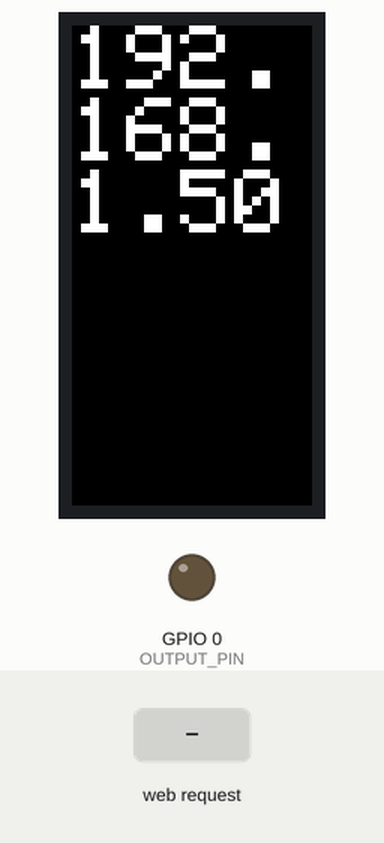
A sketch run on a simulated ESP32. On the bench: 80×160 colour display, output pins drawn as LEDs (lit = HIGH). Inputs (shaded band) come from the test bench. WiFi joins after 1.5 s; servers stay silent unless stated; not simulated (calls return 0 or success): wificonfig.h; what the sketch prints to the serial monitor is not drawn.

Above: at 2.8 s.
2.9 s: HTTP request GET /rc5/ received
4.4 s: HTTP request GET /nec/ received
5.9 s: HTTP request GET /rah2e/ received
Timing chart, 0 to 8.9 s (numbered marks = the images above; inputs shaded):
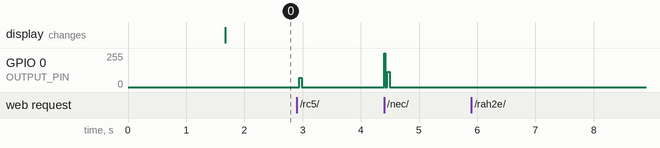

The sketch:

smarthome-ir-hub.ino
```cpp
#include <M5StickC.h>
#include <WiFi.h>
#include "wificonfig.h"

#include "rc5.cpp"
#include "fujitsu-rah2e.cpp"
#include "nec.cpp"

WiFiServer server(80);
static const int OUTPUT_PIN = 0;
IRrc5 rc5 = IRrc5(OUTPUT_PIN);
IRFujitsuRah2e rah2e = IRFujitsuRah2e(OUTPUT_PIN);
IRNec nec = IRNec(OUTPUT_PIN);

void setup() {
  M5.begin();

  //M5.Lcd.setBrightness(200);    // BRIGHTNESS MAX 255
  M5.Lcd.fillScreen(BLACK);

  Serial.begin(115200);

  pinMode(OUTPUT_PIN, OUTPUT);

  Serial.print("Connecting to ");
  Serial.println(ssid);

  WiFi.begin(ssid, password);

  while (WiFi.status() != WL_CONNECTED) {
    delay(500);
    Serial.print(".");
  }

  Serial.println("WiFi connected.");
  Serial.println("IP address: ");
  Serial.println(WiFi.localIP());

  M5.Lcd.setTextSize(3);
  M5.Lcd.print(WiFi.localIP());

  server.begin();
}

String readLineFrom(WiFiClient client) {
  String res = "";
  while (true) {
    if (!client.connected()) break;
    for(int i=0; !client.available(); i++) {
      delay(2);
      if (i==500*2) {
        Serial.println("Timed out");
        return res;
      }
    }

    char c = client.read();
    if (c == '\n' || !c) break;
    if (c != '\r') res += c;
  }
  return res;
}

void sendIndex(WiFiClient client) {
  client.println("HTTP/1.1 200 OK");
  client.println("Content-type:text/html");
  client.println();

  client.print("<!doctype html><html lang=\"en\"><head><meta charset=\"utf-8\"/><title>IR Hub</title><link href=\"https://jorenca.github.io/smarthome-ir-hub/main.chunk.css\" rel=\"stylesheet\"></head><body><noscript>You need to enable JavaScript to run this app.</noscript><div id=\"root\"></div><script>!function(e){function r(r){for(var n,i,l=r[0],f=r[1],a=r[2],c=0,s=[];c<l.length;c++)i=l[c],Object.prototype.hasOwnProperty.call(o,i)&&o[i]&&s.push(o[i][0]),o[i]=0;for(n in f)Object.prototype.hasOwnProperty.call(f,n)&&(e[n]=f[n]);for(p&&p(r);s.length;)s.shift()();return u.push.apply(u,a||[]),t()}function t(){for(var e,r=0;r<u.length;r++){for(var t=u[r],n=!0,l=1;l<t.length;l++){var f=t[l];0!==o[f]&&(n=!1)}n&&(u.splice(r--,1),e=i(i.s=t[0]))}return e}var n={},o={1:0},u=[];function i(r){if(n[r])return n[r].exports;var t=n[r]={i:r,l:!1,exports:{}};return e[r].call(t.exports,t,t.exports,i),t.l=!0,t.exports}i.m=e,i.c=n,i.d=function(e,r,t){i.o(e,r)||Object.defineProperty(e,r,{enumerable:!0,get:t})},i.r=function(e){\"undefined\"!=typeof Symbol&&Symbol.toStringTag&&Object.defineProperty(e,Symbol.toStringTag,{value:\"Module\"}),Object.defineProperty(e,\"__esModule\",{value:!0})},i.t=function(e,r){if(1&r&&(e=i(e)),8&r)return e;if(4&r&&\"object\"==typeof e&&e&&e.__esModule)return e;var t=Object.create(null);if(i.r(t),Object.defineProperty(t,\"default\",{enumerable:!0,value:e}),2&r&&\"string\"!=typeof e)for(var n in e)i.d(t,n,function(r){return e[r]}.bind(null,n));return t},i.n=function(e){var r=e&&e.__esModule?function(){return e.default}:function(){return e};return i.d(r,\"a\",r),r},i.o=function(e,r){return Object.prototype.hasOwnProperty.call(e,r)},i.p=\"/\";var l=this[\"webpackJsonpir-hub-web-ui\"]=this[\"webpackJsonpir-hub-web-ui\"]||[],f=l.push.bind(l);l.push=r,l=l.slice();for(var a=0;a<l.length;a++)r(l[a]);var p=f;t()}([])</script><script src=\"https://jorenca.github.io/smarthome-ir-hub/2.chunk.js\"></script><script src=\"https://jorenca.github.io/smarthome-ir-hub/main.chunk.js\"></script></body></html>");

  client.println();
}

void send404(WiFiClient client) {
  client.println("HTTP/1.1 404 Not Found");
  client.println();
  client.println();
}

void send200(WiFiClient client) {
  client.println("HTTP/1.1 200 OK");
  client.println();
  client.println();
}


void loop() {
  WiFiClient client = server.available();
  if (!client) return;

  Serial.println("New Client.");
  while (client.connected()) {
    String line = readLineFrom(client);
    Serial.println(line);

    if (line.startsWith("GET / ")) {
      sendIndex(client);
      break;
    }

    if (line.startsWith("GET /rc5/")) {
      line.replace("GET /rc5/", "");
      rc5.write(line.toInt());
      send200(client);
      break;
    }

    if (line.startsWith("GET /rah2e/")) {
      line.replace("GET /rah2e/", "");
      line.replace(" HTTP/1.1", "");

      char data[20];
      int len = 0;
      while(len < 20 && line.length() > 0) {
        int nextDelimiter = line.indexOf('/');
        if (nextDelimiter == -1) nextDelimiter = line.length();
        data[len++] = line.substring(0, nextDelimiter).toInt();
        line.remove(0, nextDelimiter+1);
      }

      rah2e.send(data, len);
      send200(client);
      break;
    }

    if (line.startsWith("GET /nec/")) {
      line.replace("GET /nec/", "");
      line.replace(" HTTP/1.1", "");

      char data[4];
      for(int i=0; i < 4 && line.length() > 0; i++) {
        int nextDelimiter = line.indexOf('/');
        if (nextDelimiter == -1) nextDelimiter = line.length();
        data[i] = line.substring(0, nextDelimiter).toInt();
        line.remove(0, nextDelimiter+1);
      }

      nec.send(data, 4);
      send200(client);
      break;
    }

    // if the current line is blank, you got two newline characters in a row.
    // that's the end of the client HTTP request
    if (line.length() == 0) {
      send404(client);
      break;
    }
  }

  client.stop();
  Serial.println("Client Disconnected.");
}
```

fujitsu-rah2e.cpp
```cpp
#include <Arduino.h>

// Equipment it seems compatible with:
//  * Fujitsu ASYG30LFCA with remote AR-RAH2E
class IRFujitsuRah2e {
  private:
    int outputPin;

    void up() {
      digitalWrite(outputPin, 1);
    }

    void down() {
      digitalWrite(outputPin, 0);
    }
  public:
    IRFujitsuRah2e(int outputPin) {
      this->outputPin = outputPin;
    }

    void send(char* data, int len) {
      up();
      delayMicroseconds(3324);
      down();
      delayMicroseconds(1574);

      for(int i=0; i<len; i++) {
        for(int j=0; j<8; j++) {
          up();
          delayMicroseconds(432); // 448 default
          down();
          delayMicroseconds(data[i] & (1<<j) ? 1175 : 390); // 1182 default
        }
      }

      up(); // final
      delayMicroseconds(432);
      down();
    }
};

const uint16_t kFujitsuAcMinGap = 8100;
```

nec.cpp
```cpp
#include <Arduino.h>

class IRNec {
  private:
    int outputPin;

    void up() {
      digitalWrite(outputPin, 1);
    }

    void down() {
      digitalWrite(outputPin, 0);
    }
  public:
    IRNec(int outputPin) {
      this->outputPin = outputPin;
    }

    void send(char* data, int len) {
      up();
      delayMicroseconds(9000);
      down();
      delayMicroseconds(4500);

      for(int i=0; i<len; i++) {
        for(int j=0; j<8; j++) {
          up();
          delayMicroseconds(560);
          down();
          delayMicroseconds(data[i] & (1<<j) ? 1690 : 560);
        }
      }

      up(); // final
      delayMicroseconds(560);
      down();
    }
};
```

rc5.cpp
```cpp
#include <Arduino.h>

class IRrc5 {
  private:
    int outputPin;

    void transmit(bool bit) {
      // in RC-5
      // bit 0 is 889usec on followed by 889usec off
      // bit 1 is off then on
      // output pin is connected to 555 RESET pin (active when pin high)
      digitalWrite(outputPin, !bit);
      delayMicroseconds(889);
      digitalWrite(outputPin, bit);
      delayMicroseconds(889);
    }

    static int buildCode(int address, int command) {
      int code = 0b011; // header and toggle bit
      for(int i=0; i<5; i++) {
        bool bit  = address & (1<<4-i);
        code |= bit << (3+i);
      }
      for(int i=0; i<6; i++) {
        bool bit  = command & (1<<5-i);
        code |= bit << (8+i);
      }
      return code;
    }

  public:
    IRrc5(int outputPin) {
      this->outputPin = outputPin;
    }

    void write(int code) {
      for(int i=0; i<14; i++) transmit(code & (1<<i));
      digitalWrite(outputPin, 0); // 0 = transmit off
      delay(114); // ms
    }

    void write(int address, int command) {
      write(buildCode(address, command));
    }
};
```

Measured:
- after the input at 2.9 s, GPIO 0 (OUTPUT_PIN): 0/255 → 68/255 after 0.05 s, → 0/255 0.04 s later
- after the input at 4.4 s, GPIO 0 (OUTPUT_PIN): 0/255 → 255/255 at once, → 0/255 0.01 s later, → 115/255 0.04 s later, → 0/255 0.04 s later
